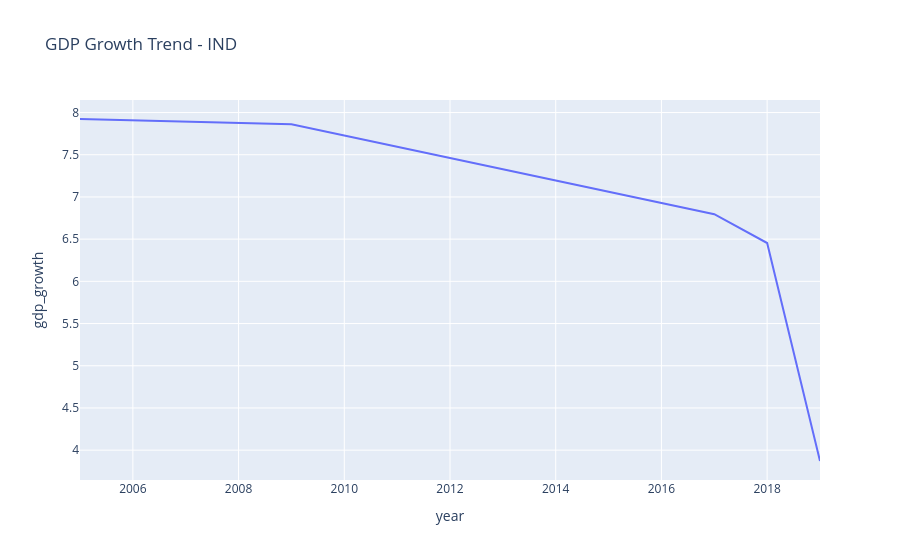

The notebook cell this image was saved under:
### Markdown cell above
## 3. GDP Growth Trend (Country Wise)

### Code cell
country = "IND"
country_df = df[df["country"]==country]

px.line(country_df,x="year",y="gdp_growth",title=f"GDP Growth Trend - {country}").show()

### Figure 1 — Plotly figure (JSON) as saved in the notebook; plotly's stock layout.template omitted (floating-point values rounded to 4 significant figures)
{"data": [{"hovertemplate": "year=%{x}<br>gdp_growth=%{y}<extra></extra>", "legendgroup": "", "line": {"color": "#636efa", "dash": "solid"}, "marker": {"symbol": "circle"}, "mode": "lines", "name": "", "orientation": "v", "showlegend": false, "type": "scatter", "x": [2005, 2009, 2017, 2018, 2019], "xaxis": "x", "y": [7.923, 7.862, 6.795, 6.454, 3.871], "yaxis": "y"}], "layout": {"autosize": true, "legend": {"tracegroupgap": 0}, "title": {"text": "GDP Growth Trend - IND"}, "xaxis": {"anchor": "y", "autorange": true, "domain": [0, 1], "range": [2005, 2019], "title": {"text": "year"}, "type": "linear"}, "yaxis": {"anchor": "x", "autorange": true, "domain": [0, 1], "range": [3.646, 8.149], "title": {"text": "gdp_growth"}, "type": "linear"}}}
